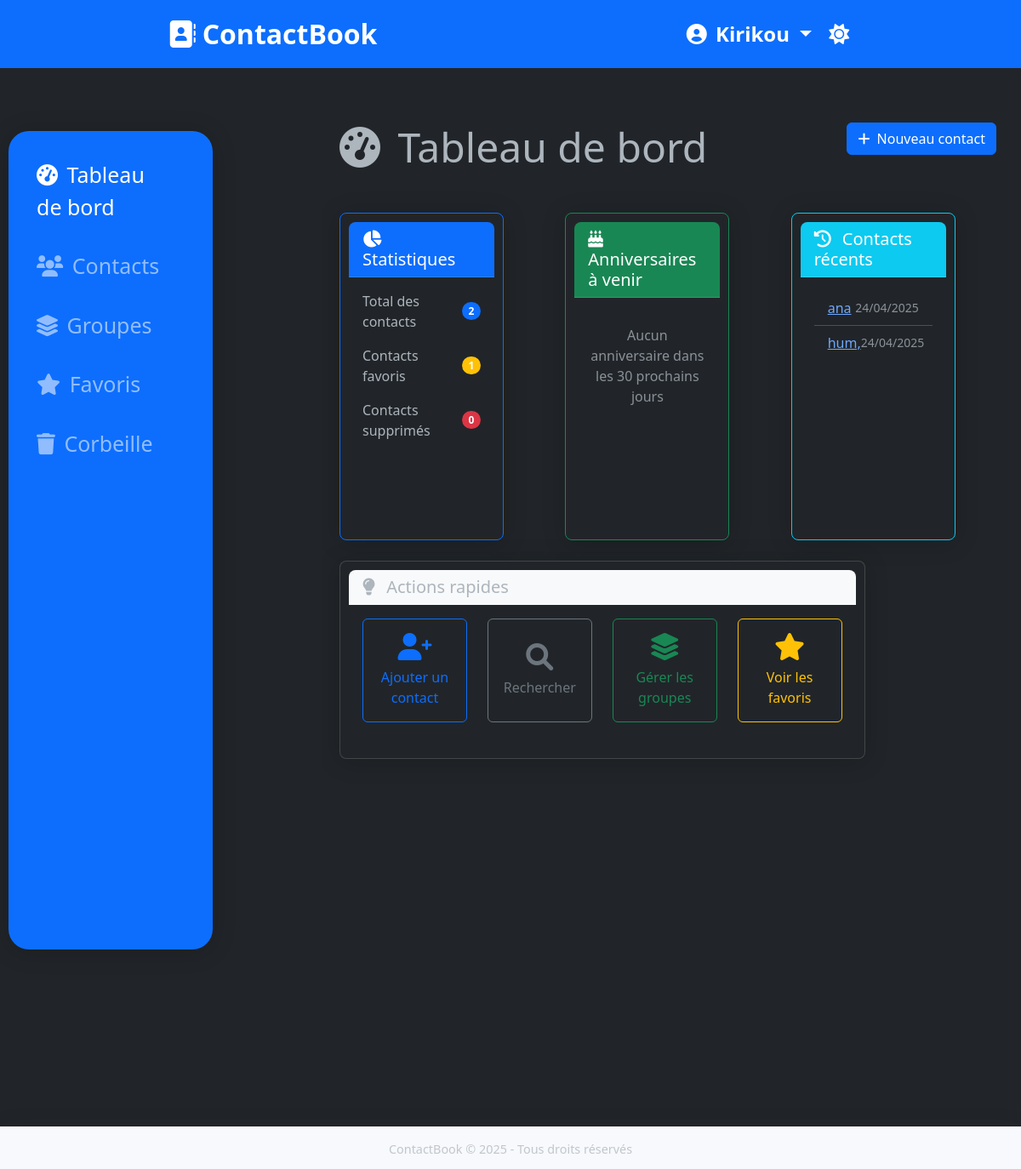
Screenshot of /contacts (signed in) with the database file from the repository.
### users/models.py (models this page shows, shortened)
class CustomUser(AbstractUser):
    theme_preference = models.CharField(
        max_length=10,
        choices=[('light', 'Clair'), ('dark', 'Sombre')],
        default='light'
    )

### contacts/models.py (models this page shows, shortened)
class Contact(models.Model):
    user = models.ForeignKey(settings.AUTH_USER_MODEL, on_delete=models.CASCADE, related_name="contacts")
    first_name = models.CharField(max_length=50, blank=True, verbose_name="Prénom")
    last_name = models.CharField(max_length=50, blank=True, verbose_name="Nom")
    phone_number = models.CharField(max_length=20, validators=[validate_phone_number], verbose_name="Téléphone")
    email = models.EmailField(blank=True, verbose_name="Email")
    address = models.TextField(blank=True, verbose_name="Adresse")
    avatar = models.ImageField(upload_to='avatars/', blank=True, null=True, verbose_name="Avatar")
    birth_date = models.DateField(blank=True, null=True, verbose_name="Date de naissance")
    notes = models.TextField(blank=True, verbose_name="Notes")
    is_favorite = models.BooleanField(default=False, verbose_name="Favori")
    groups = models.ManyToManyField(Group, blank=True, related_name="contacts", verbose_name="Groupes")
    is_deleted = models.BooleanField(default=False, verbose_name="Supprimé")
    created_at = models.DateTimeField(auto_now_add=True, verbose_name="Créé le")
    updated_at = models.DateTimeField(auto_now=True, verbose_name="Modifié le")
    def __str__(self):
        if self.first_name and self.last_name:
            return f"{self.first_name} {self.last_name}"
        elif self.first_name:
            return self.first_name
        elif self.last_name:
            return self.last_name
        else:
            return self.phone_number
    def days_until_birthday(self):
        if not self.birth_date:
            return None
        today = date.today()
        next_birthday = date(today.year, self.birth_date.month, self.birth_date.day)
        if next_birthday < today:
            next_birthday = date(today.year + 1, self.birth_date.month, self.birth_date.day)
        return (next_birthday - today).days
    class Meta:
        verbose_name = "Contact"
        verbose_name_plural = "Contacts"
        ordering = ['last_name', 'first_name']

### contacts/views.py (the view)
# urls.py: path('', views.dashboard, name='dashboard'),
@login_required
def dashboard(request):
    total_contacts = Contact.objects.filter(user=request.user, is_deleted=False).count()
    favorite_contacts = Contact.objects.filter(user=request.user, is_favorite=True, is_deleted=False).count()
    deleted_contacts = Contact.objects.filter(user=request.user, is_deleted=True).count()
    today = date.today()
    thirty_days_later = today + timedelta(days=30)
    upcoming_birthdays = []
    contacts_with_birthdays = Contact.objects.filter(
        user=request.user,
        is_deleted=False,
        birth_date__isnull=False
    )
    for contact in contacts_with_birthdays:
        days = contact.days_until_birthday()
        if days is not None and days <= 30:
            upcoming_birthdays.append({
                'contact': contact,
                'days': days
            })
    upcoming_birthdays.sort(key=lambda x: x['days'])
    recent_contacts = Contact.objects.filter(
        user=request.user,
        is_deleted=False
    ).order_by('-updated_at')[:5]
    context = {
        'total_contacts': total_contacts,
        'favorite_contacts': favorite_contacts,
        'deleted_contacts': deleted_contacts,
        'upcoming_birthdays': upcoming_birthdays,
        'recent_contacts': recent_contacts,
    }
    return render(request, 'contacts/dashboard.html', context)

### contacts/templates/contacts/dashboard.html (shortened to what this page needs)
{% extends 'base.html' %}
{% block content %}
<div class="row mb-4">
    <div class="col-md-8">
        <h1 class="display-5 mb-4">
            <i class="fas fa-tachometer-alt me-2"></i> Tableau de bord
        </h1>
    </div>
    <div class="col-md-4 text-end">
        <a href="{% url 'contact_create' %}" class="btn btn-primary">
            <i class="fas fa-plus me-1"></i> Nouveau contact
        </a>
    </div>
</div>
<div class="row">
    <div class="col-md-4 mb-4">
        <div class="card h-100 border-primary">
            <div class="card-header bg-primary text-white">
                <h5 class="card-title mb-0">
                    <i class="fas fa-chart-pie me-2"></i> Statistiques
                </h5>
            </div>
            <div class="card-body">
                <div class="d-flex justify-content-between align-items-center mb-3">
                    <div>Total des contacts</div>
                    <span class="badge bg-primary rounded-pill">{{ total_contacts }}</span>
                </div>
                <div class="d-flex justify-content-between align-items-center mb-3">
                    <div>Contacts favoris</div>
                    <span class="badge bg-warning rounded-pill">{{ favorite_contacts }}</span>
                </div>
                <div class="d-flex justify-content-between align-items-center">
                    <div>Contacts supprimés</div>
                    <span class="badge bg-danger rounded-pill">{{ deleted_contacts }}</span>
                </div>
            </div>
        </div>
    </div>
    <div class="col-md-4 mb-4">
        <div class="card h-100 border-success">
            <div class="card-header bg-success text-white">
                <h5 class="card-title mb-0">
                    <i class="fas fa-birthday-cake me-2"></i> Anniversaires à venir
                </h5>
            </div>
            <div class="card-body">
                {% if upcoming_birthdays %}
                    <ul class="list-group list-group-flush">
                        {% for item in upcoming_birthdays %}
                            <li class="list-group-item d-flex justify-content-between align-items-center">
                                <div>
                                    <a href="{% url 'contact_detail' item.contact.id %}">{{ item.contact }}</a>
                                </div>
                                <span class="badge {% if item.days == 0 %}bg-danger{% elif item.days <= 7 %}bg-warning{% else %}bg-info{% endif %} rounded-pill">
                                    {% if item.days == 0 %}
                                        Aujourd'hui !
                                    {% elif item.days == 1 %}
                                        Demain
                                    {% else %}
                                        Dans {{ item.days }} jours
                                    {% endif %}
                                </span>
                            </li>
                        {% endfor %}
                    </ul>
                {% else %}
                    <p class="text-muted text-center mt-3">Aucun anniversaire dans les 30 prochains jours</p>
                {% endif %}
            </div>
        </div>
    </div>
    <div class="col-md-4 mb-4">
        <div class="card h-100 border-info">
            <div class="card-header bg-info text-white">
                <h5 class="card-title mb-0">
                    <i class="fas fa-history me-2"></i> Contacts récents
                </h5>
            </div>
            <div class="card-body">
                {% if recent_contacts %}
                    <ul class="list-group list-group-flush">
                        {% for contact in recent_contacts %}
                            <li class="list-group-item d-flex justify-content-between align-items-center">
                                <div>
                                    <a href="{% url 'contact_detail' contact.id %}">{{ contact }}</a>
                                </div>
                                <small class="text-muted">{{ contact.updated_at|date:"d/m/Y" }}</small>
                            </li>
                        {% endfor %}
                    </ul>
                {% else %}
                    <p class="text-muted text-center mt-3">Aucun contact récent</p>
                {% endif %}
            </div>
        </div>
    </div>
</div>
<div class="row">
    <div class="col-12">
        <div class="card">
            <div class="card-header bg-light">
                <h5 class="card-title mb-0">
                    <i class="fas fa-lightbulb me-2"></i> Actions rapides
                </h5>
            </div>
            <div class="card-body">
                <div class="row">
                    <div class="col-md-3 mb-3">
                        <a href="{% url 'contact_create' %}" class="btn btn-outline-primary w-100 h-100 d-flex flex-column align-items-center justify-content-center p-3">
                            <i class="fas fa-user-plus fa-2x mb-2"></i>
                            <span>Ajouter un contact</span>
                        </a>
                    </div>
                    <div class="col-md-3 mb-3">
                        <a href="{% url 'contact_list' %}" class="btn btn-outline-secondary w-100 h-100 d-flex flex-column align-items-center justify-content-center p-3">
                            <i class="fas fa-search fa-2x mb-2"></i>
                            <span>Rechercher</span>
                        </a>
                    </div>
                    <div class="col-md-3 mb-3">
                        <a href="{% url 'group_list' %}" class="btn btn-outline-success w-100 h-100 d-flex flex-column align-items-center justify-content-center p-3">
                            <i class="fas fa-layer-group fa-2x mb-2"></i>
                            <span>Gérer les groupes</span>
                        </a>
                    </div>
                    <div class="col-md-3 mb-3">
                        <a href="{% url 'favorites' %}" class="btn btn-outline-warning w-100 h-100 d-flex flex-column align-items-center justify-content-center p-3">
                            <i class="fas fa-star fa-2x mb-2"></i>
                            <span>Voir les favoris</span>
                        </a>
                    </div>
                </div>
            </div>
        </div>
    </div>
</div>
{% endblock %}

### templates/base.html (shortened to what this page needs)
{% load static %}
<!DOCTYPE html>
<html lang="fr" data-bs-theme="{{ request.user.theme_preference }}">
<head>
    <link href="https://cdn.jsdelivr.net/npm/bootstrap@5.3.0-alpha1/dist/css/bootstrap.min.css" rel="stylesheet">
    <link rel="stylesheet" href="https://cdnjs.cloudflare.com/ajax/libs/font-awesome/6.0.0/css/all.min.css">
    <link rel="stylesheet" href="{% static 'contacts/css/style.css' %}?v=1>">
</head>
<body>
    <div class="header bg-primary ">
        <div class="section1 ">
            <a class="navbar-brand" href="{% url 'home' %}">
                <i class="fas fa-address-book me-2"></i>ContactBook
            </a>
        </div>
        <div>
            <div class="section2 ">
                <div>
                    <li class="nav-item dropdown">
                        <a class="nav-link dropdown-toggle" href="#" id="navbarDropdown" role="button"
                            data-bs-toggle="dropdown" aria-expanded="false">
                            <i class="fas fa-user-circle me-1"></i> {{ user.username }}
                        </a>
                    </li>
                </div>
                <div>
                    <button id="theme-toggle" class="btn btn-link nav-link">
                        <i
                            class="fas {% if request.user.theme_preference == 'dark' %}fa-sun{% else %}fa-moon{% endif %} me-1"></i>
                    </button>
                </div>
            </div>
        </div>
    </div>
    <div class="main mt-4 mb-5">
        <div class="aside">
            {% if user.is_authenticated %}
            <aside class="navbar navbar-expand-lg navbar-dark bg-primary">
                <div class="collapse  navbar-collapse" id="navbarNav">
                    <ul class="navbar-nav row me-auto gap-3">
                        <li class="nav-item">
                            <a class="nav-link {% if request.resolver_match.url_name == 'dashboard' %}active{% endif %}"
                                href="{% url 'dashboard' %}">
                                <i class="fas fa-tachometer-alt me-1"></i> Tableau de bord
                            </a>
                        </li>
                        <li class="nav-item">
                            <a class="nav-link {% if request.resolver_match.url_name == 'contact_list' %}active{% endif %}"
                                href="{% url 'contact_list' %}">
                                <i class="fas fa-users me-1"></i> Contacts
                            </a>
                        </li>
                        <li class="nav-item">
                            <a class="nav-link {% if request.resolver_match.url_name == 'group_list' %}active{% endif %}"
                                href="{% url 'group_list' %}">
                                <i class="fas fa-layer-group me-1"></i> Groupes
                            </a>
                        </li>
                        <li class="nav-item">
                            <a class="nav-link {% if request.resolver_match.url_name == 'favorites' %}active{% endif %}"
                                href="{% url 'favorites' %}">
                                <i class="fas fa-star me-1"></i> Favoris
                            </a>
                        </li>
                        <li class="nav-item">
                            <a class="nav-link {% if request.resolver_match.url_name == 'trash' %}active{% endif %}"
                                href="{% url 'trash' %}">
                                <i class="fas fa-trash me-1"></i> Corbeille
                            </a>
                        </li>
                    </ul>
                </div>
            </aside>
            {% endif %}
        </div>
        <div class="container">
            {% block content %}{% endblock %}
        </div>
    </div>
    <footer class="footer mt-auto py-3 ">
        <div class=" text-center">
            <span class="text-muted">ContactBook &copy; {% now "Y" %} - Tous droits réservés</span>
        </div>
    </footer>
</body>
</html>

### static/contacts/css/style.css (style rules this page uses)
:root { --primary-color: #4e73df; --secondary-color: #858796; --success-color: #1cc88a; --info-color: #36b9cc; --warning-color: #f6c23e; --danger-color: #e74a3b; --light-color: #f8f9fc; --dark-color: #5a5c69; }
body { min-height: 100vh; display: flex; flex-direction: column; overflow: hidden; }
.header { background-color: var(--primary-color); color: white; padding: 1rem; text-align: center; font-size: 1.5rem; font-weight: bold; display: flex; justify-content: center; align-items: center; justify-content: space-around; flex-direction: row; list-style: none; }
.section1 a { font-size: 2rem; }
.section2 { display: flex; flex-direction: row; gap: 20px; }
.main { display: flex; flex-direction: row; justify-content: space-between; width: 100%; height: 100vh; padding: 20px; margin: 20px; }
.aside { width: max-content; padding: 30px; margin-right: 270px; }
.container { animation: fadeIn 0.5s ease-in-out; display: flex; flex-direction: column; width: 70%; height: 80%; overflow-y: scroll; padding: 20px; scrollbar-width: thin; scrollbar-color: rgb(178, 178, 178) transparent; }
.card { width: 80%; align-self: center; border-radius: 0.5rem; box-shadow: 0 0.15rem 1.75rem 0 rgba(58, 59, 69, 0.15); margin-bottom: 1.5rem; animation: slideInUp 0.3s ease-in-out; height: max-content; padding: 10px; margin-bottom: 90px; }
.card-header { border-top-left-radius: 0.5rem !important; border-top-right-radius: 0.5rem !important; }
.card-body { height: max-content; }
.navbar { box-shadow: 0 0.15rem 1.75rem 0 rgba(58, 59, 69, 0.15); position: absolute; left: 10px; display: flex; flex-direction: row; justify-content: center; align-items: center; width: 20%; height: 70%; padding: 10px; font-size: 25px; border-radius: 1.5rem; }
.navbar-brand { font-weight: 700; font-size: 1.2rem; }
#navbarNav { position: absolute; top: 0; left: 0; right: 0; padding: 25px; }
.footer { background-color: var(--light-color); color: var(--dark-color); padding: 1rem; text-align: center; font-size: 0.9rem; position: absolute; bottom: 0; left: 0; right: 0; width: 100%; height: 50px; margin-top: auto; box-shadow: 0 -0.15rem 1.75rem 0 rgba(58, 59, 69, 0.05); }
.card .card-header { font-weight: 700; }
.btn { transition: all 0.2s ease-in-out; }
[data-bs-theme="dark"] .card { box-shadow: 0 0.15rem 1.75rem 0 rgba(0, 0, 0, 0.2); }
[data-bs-theme="dark"] .navbar { box-shadow: 0 0.15rem 1.75rem 0 rgba(0, 0, 0, 0.2); }

### rows the page displays
CustomUser: username "Kirikou"
Contact: first_name+last_name "ana", updated_at "24/04/2025"
Contact: first_name+last_name "hum,", updated_at "24/04/2025"

### other values shown
{{ total_contacts }} "2"
{{ favorite_contacts }} "1"
{{ deleted_contacts }} "0"
